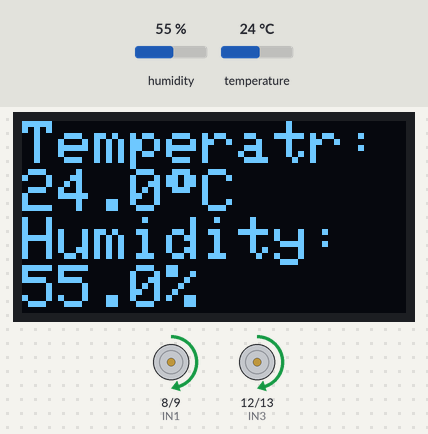
This sketch was run on a simulated Arduino Uno, built with avr-gcc and run on an emulated ATmega328P. On the bench: 128×64 one-colour display, motor-driver pin pairs drawn as motors (green arrow = first pin HIGH = forward, orange = second pin HIGH = backward, longer = more drive, scaled by the enable pin). The test bench sets the inputs (shaded band); at power-on: humidity 55 %, temperature 24 °C.

Above: at 4.2 s.
4.3 s: humidity set to 22 %
At 6.7 s:
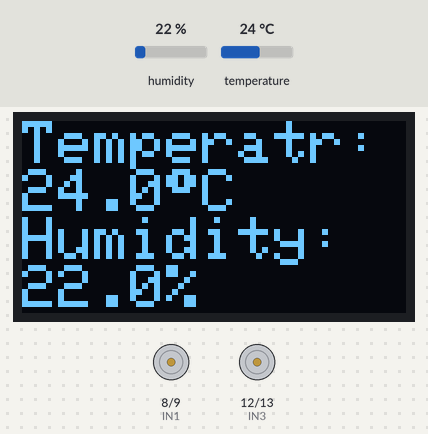
10.5 s: temperature set to 12 °C
At 13.8 s:
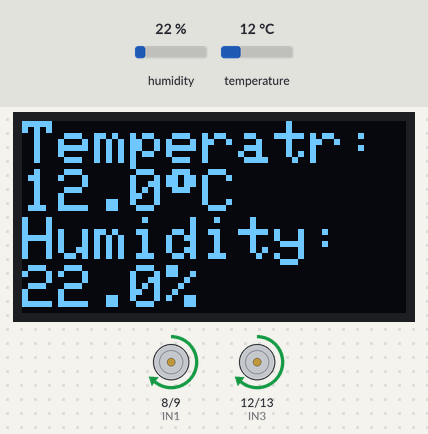
13.9 s: humidity set to 40 %
At 17.8 s:
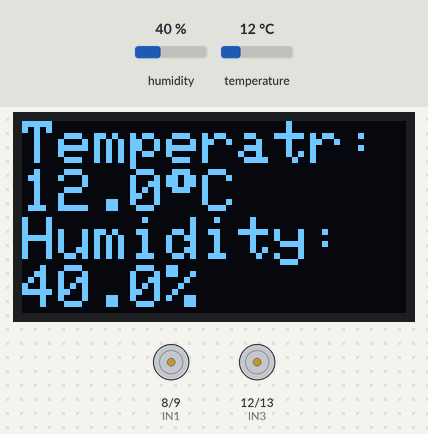
18.1 s: temperature set to 19 °C
At 18.5 s:
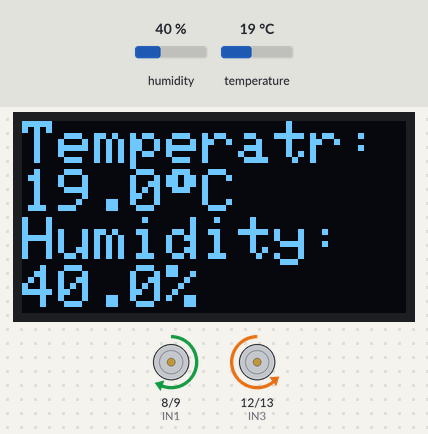
Timing chart, 0 to 23.7 s (numbered marks = the images above; inputs shaded):
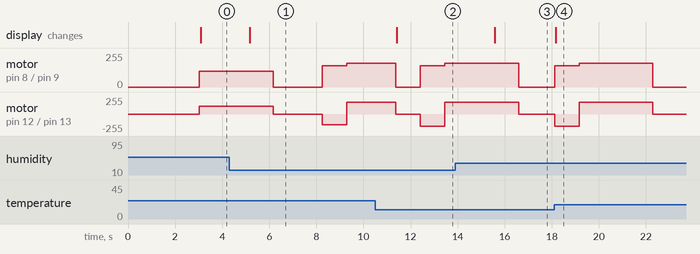

Measured:
- after the input at 4.3 s, the display: changes after 0.87 s (image 1)
- after the input at 10.5 s, the display: changes after 0.92 s (image 2)
- after the input at 13.9 s, the display: changes after 1.7 s (image 3)
- after the input at 18.1 s, the display: changes after 0.07 s (image 4)

The sketch:

Solar_scout.ino
```cpp
// ------------------------------------------------------
//   MOTOR CONTROL + DHT11 SENSOR + OLED DISPLAY
// ------------------------------------------------------

// ---------------------
// Motor Pin Definitions
// ---------------------
#define ENA 10
#define IN1 8
#define IN2 9

#define ENB 11
#define IN3 12
#define IN4 13

// ---------------------
// OLED + DHT Libraries
// ---------------------
#include <Adafruit_Sensor.h>
#include <DHT.h>
#include <DHT_U.h>

#include <Wire.h>
#include <Adafruit_GFX.h>
#include <Adafruit_SSD1306.h>

#define SCREEN_WIDTH 128
#define SCREEN_HEIGHT 64

Adafruit_SSD1306 display(SCREEN_WIDTH, SCREEN_HEIGHT, &Wire, -1);

#define DHTPIN 2
#define DHTTYPE DHT11
DHT dht(DHTPIN, DHTTYPE);

// ---------------------
// Motor Functions
// ---------------------
void forward(int speed) {
  digitalWrite(IN1, HIGH);
  digitalWrite(IN2, LOW);
  digitalWrite(IN3, HIGH);
  digitalWrite(IN4, LOW);
  analogWrite(ENA, speed);
  analogWrite(ENB, speed);
}

void backward(int speed) {
  digitalWrite(IN1, LOW);
  digitalWrite(IN2, HIGH);
  digitalWrite(IN3, LOW);
  digitalWrite(IN4, HIGH);
  analogWrite(ENA, speed);
  analogWrite(ENB, speed);
}

void turnLeft(int speed) {
  digitalWrite(IN1, LOW);
  digitalWrite(IN2, HIGH);
  digitalWrite(IN3, HIGH);
  digitalWrite(IN4, LOW);
  analogWrite(ENA, speed);
  analogWrite(ENB, speed);
}

void turnRight(int speed) {
  digitalWrite(IN1, HIGH);
  digitalWrite(IN2, LOW);
  digitalWrite(IN3, LOW);
  digitalWrite(IN4, HIGH);
  analogWrite(ENA, speed);
  analogWrite(ENB, speed);
}

void stopMotors() {
  analogWrite(ENA, 0);
  analogWrite(ENB, 0);
}

// ---------------------
// Display + Sensor Update
// ---------------------
void updateDisplay() {
  float h = dht.readHumidity();
  float t = dht.readTemperature();

  display.clearDisplay();
  display.setTextSize(2);
  display.setCursor(0, 0);

  if (isnan(h) || isnan(t)) {
    display.println("Error!");
    display.display();
    return;
  }

  display.println("Temperatr:");
  display.print(t, 1);
  display.print((char)247);
  display.println("C");

  display.setCursor(0, 32);
  display.println("Humidity:");
  display.print(h, 1);
  display.println("%");

  display.display();
}

// ---------------------
// Setup
// ---------------------
void setup() {
  Serial.begin(9600);

  pinMode(ENA, OUTPUT);
  pinMode(IN1, OUTPUT);
  pinMode(IN2, OUTPUT);

  pinMode(ENB, OUTPUT);
  pinMode(IN3, OUTPUT);
  pinMode(IN4, OUTPUT);

  // OLED Init
  if (!display.begin(SSD1306_SWITCHCAPVCC, 0x3C)) {
    Serial.println("OLED not found");
    for (;;) ;
  }
  display.clearDisplay();
  display.setTextColor(WHITE);

  // DHT Init
  dht.begin();

  // Startup delay (car begins after 3 seconds)
  delay(3000);
}

// ------------------------------------------------------
//                  PREDEFINED SEQUENCE
// ------------------------------------------------------
//
// IMPORTANT: After each movement, we call updateDisplay()
// so the screen updates while the car moves.
// ------------------------------------------------------

void loop() {

  // 1. Move slowly forward for 3 seconds
  forward(120);
  for (int i = 0; i < 3; i++) {
    updateDisplay();
    delay(1000);
  }

  // 2. Stop 2 seconds
  stopMotors();
  for (int i = 0; i < 2; i++) {
    updateDisplay();
    delay(1000);
  }

  // 3. Turn right for 1 second
  turnRight(160);
  updateDisplay();
  delay(1000);

  // 4. Move forward 2 seconds
  forward(180);
  for (int i = 0; i < 2; i++) {
    updateDisplay();
    delay(1000);
  }

  // 5. Stop 1 second
  stopMotors();
  updateDisplay();
  delay(1000);

  // 6. Turn right 1 second
  turnRight(160);
  updateDisplay();
  delay(1000);

  // 7. Move forward 3 seconds
  forward(180);
  for (int i = 0; i < 3; i++) {
    updateDisplay();
    delay(1000);
  }

  // 8. Stop for 1.5 seconds
  stopMotors();
  updateDisplay();
  delay(1500);

  // 9. Turn right 1 second
  turnRight(160);
  updateDisplay();
  delay(1000);

  // 10. Move forward 3 seconds
  forward(180);
  for (int i = 0; i < 3; i++) {
    updateDisplay();
    delay(1000);
  }

  // 11. FINAL STOP FOREVER
  stopMotors();

  // Continue showing temperature/humidity forever
  while (true) {
    updateDisplay();
    delay(1500);
  }
}
```
